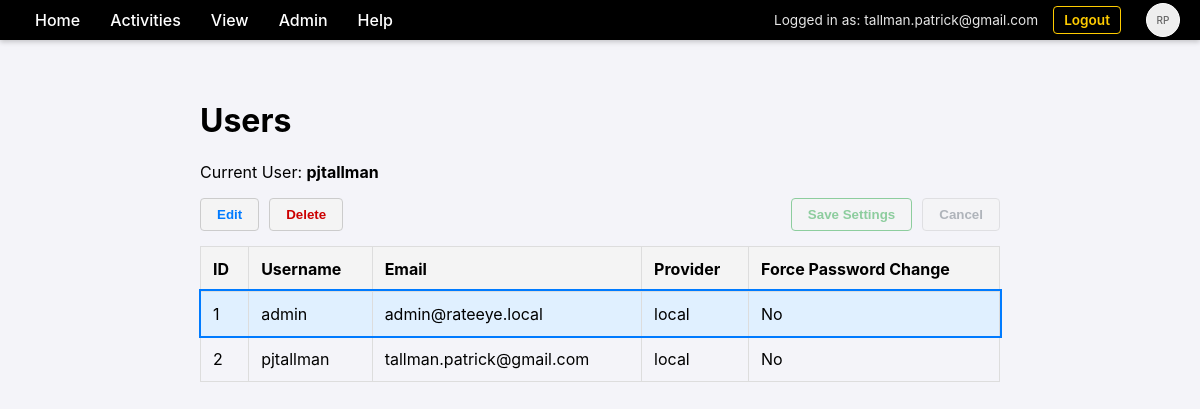
The app's page /admin/users (signed in) with its own data.
### database.py (models this page shows)
class User(Base):
    __tablename__ = "users"
    id = Column(Integer, primary_key=True, index=True)
    username = Column(String, unique=True, index=True)
    email = Column(String, unique=True, index=True)
    hashed_password = Column(String, nullable=True)
    is_authorized = Column(Boolean, default=True)
    force_password_change = Column(Boolean, default=False)
    provider = Column(String, default="local")
    profile_json = Column(Text, nullable=True)
    photo_url = Column(String, nullable=True)
    settings = relationship("UserSetting", back_populates="user", cascade="all, delete-orphan")
    roles = relationship("Role", secondary=user_roles, back_populates="users")
    permissions = relationship("Permission", back_populates="user", cascade="all, delete-orphan")

### main.py (the view)
@app.get("/admin/users", response_class=HTMLResponse, tags=[PageType.MAINTENANCE])
async def list_users(
    request: Request,
    accept_language: str = Header(None),
    user: User = Depends(check_page_permission),
    db: Session = Depends(get_db)
):
    t = get_text(accept_language)
    users = db.query(User).all()
    return templates.TemplateResponse(request, "admin_users.html", {"t": t, "users": users, "user": user})

### templates/admin_users.html (shortened to what this page needs)
{% extends "base.html" %}
{% block content %}
    <h1>{{ t.heading_user_maintenance }}</h1>
    <p>{{ t.label_current_user }}: <strong>{{ user.username or user.email }}</strong></p>
    <div class="action-bar">
        <div class="left-actions">
            <button id="btn-edit" class="btn-action btn-edit">{{ t.btn_edit }}</button>
            <button id="btn-delete" class="btn-action btn-delete">{{ t.btn_delete }}</button>
        </div>
        <div class="right-actions">
            <button id="btn-save" class="btn-action btn-save" disabled>{{ t.btn_save }}</button>
            <button id="btn-cancel" class="btn-action btn-cancel" disabled>{{ t.btn_cancel }}</button>
        </div>
    </div>
    <table id="user-table">
        <thead>
            <tr>
                <th>{{ t.th_id }}</th>
                <th>{{ t.th_username }}</th>
                <th>{{ t.th_email }}</th>
                <th>{{ t.th_provider }}</th>
                <th>{{ t.th_force_pw_change }}</th>
            </tr>
        </thead>
        <tbody>
            {% for u in users %}
            <tr id="row-{{ u.id }}" data-user-id="{{ u.id }}" data-is-self="{{ 'true' if u.id == user.id else 'false' }}">
                <td>{{ u.id }}</td>
                <td>{{ u.username or u.email.split('@')[0] }}</td>
                <td class="col-email" data-original="{{ u.email }}">{{ u.email }}</td>
                <td>{{ u.provider }}</td>
                <td class="col-force-pw" data-original="{{ 'true' if u.force_password_change else 'false' }}">
                    {{ t.msg_yes if u.force_password_change else t.msg_no }}
                </td>
            </tr>
            {% endfor %}
        </tbody>
    </table>
{% endblock %}

### templates/base.html (shortened to what this page needs)
<!DOCTYPE html>
<html>
<head>
    <link rel="stylesheet" href="/static/css/style.css">
</head>
<body>
    <div class="menu-bar">
        <div class="menu-item" data-href="/">{{ t.item_home or 'Home' }}</div>
        <div class="menu-item">{{ t.menu_activities or 'Activities' }}
        </div>
        <div class="menu-item">{{ t.menu_view }}
        </div>
        <div class="menu-item">{{ t.menu_admin or 'Admin' }}
        </div>
        <div class="menu-item">{{ t.menu_help }}
        </div>
        <div class="user-info">
            {% if user %}
                <span>{{ t.msg_logged_in_as }} {{ user.email }}</span>
                <a href="/logout" style="margin-right: 15px;">{{ t.nav_logout }}</a>
                <div class="menu-item" style="padding: 0;">
                    {% if user.photo_url %}
                        <img src="{{ user.photo_url }}" class="user-photo" alt="User Photo">
                    {% else %}
                        <div class="user-photo" style="display: flex; align-items: center; justify-content: center; font-size: 10px; color: #666;">
                            RP
                        </div>
                    {% endif %}
                </div>
            {% else %}
                <a href="/login">{{ t.nav_login }}</a>
                <a href="/register">{{ t.nav_register }}</a>
            {% endif %}
        </div>
    </div>
    <div class="content">
        {% block content %}{% endblock %}
    </div>
</body>
</html>

### static/css/style.css (style rules this page uses)
body { font-family: -apple-system, BlinkMacSystemFont, "Segoe UI", Roboto, Helvetica, Arial, sans-serif; margin: 0; padding: 0; background-color: #f4f4f9; }
.menu-bar { background-color: #000000; color: #ffffff; display: flex; padding: 0 20px; align-items: stretch; box-shadow: 0 2px 5px rgba(0,0,0,0.2); height: 40px; }
.menu-item { position: relative; padding: 0 15px; cursor: pointer; font-weight: 500; display: flex; align-items: center; }
.content { padding: 40px; max-width: 800px; margin: 0 auto; }
.user-info { margin-left: auto; display: flex; align-items: center; color: white; font-size: 0.85em; }
.user-info span { margin-right: 15px; opacity: 0.9; }
.user-info a { color: #ffcc00; font-weight: 600; text-decoration: none; padding: 5px 10px; border: 1px solid #ffcc00; border-radius: 4px; }
.user-photo { width: 32px; height: 32px; border-radius: 50%; background: #eee; margin-left: 10px; object-fit: cover; border: 1px solid #fff; }

### templates/admin_users.html (style rules this page uses)
table { width: 100%; border-collapse: collapse; margin-top: 10px; cursor: pointer; }
th, td { border: 1px solid #ddd; padding: 12px; text-align: left; }
th { background-color: #f4f4f4; }
.selected-row { background-color: #e0f0ff !important; outline: 2px solid #007bff; }
.action-bar { margin-bottom: 15px; display: flex; justify-content: space-between; align-items: center; }
.left-actions, .right-actions { display: flex; gap: 10px; }
.btn-action { padding: 8px 16px; font-weight: bold; cursor: pointer; border: 1px solid #ccc; background-color: #f4f4f4; border-radius: 4px; }
.btn-action:disabled { opacity: 0.5; cursor: not-allowed; }
.btn-delete { color: #c00; }
.btn-edit { color: #007bff; }
.btn-save { color: #28a745; border-color: #28a745; }
.btn-cancel { color: #6c757d; }

### records on screen
User: email "tallman.patrick@gmail.com", username "pjtallman", id "2", provider "local", force_password_change "No"
User: id "1", username "admin", email "admin@rateeye.local", provider "local", force_password_change "No"

### other values on screen
{{ t.item_home or 'Home' }} "Home"
{{ t.menu_activities or 'Activities' }} "Activities"
{{ t.menu_view }} "View"
{{ t.menu_admin or 'Admin' }} "Admin"
{{ t.menu_help }} "Help"
{{ t.msg_logged_in_as }} "Logged in as:"
{{ t.nav_logout }} "Logout"
{{ t.heading_user_maintenance }} "Users"
{{ t.label_current_user }} "Current User"
{{ t.btn_edit }} "Edit"
{{ t.btn_delete }} "Delete"
{{ t.btn_save }} "Save Settings"
{{ t.btn_cancel }} "Cancel"
{{ t.th_id }} "ID"
{{ t.th_username }} "Username"
